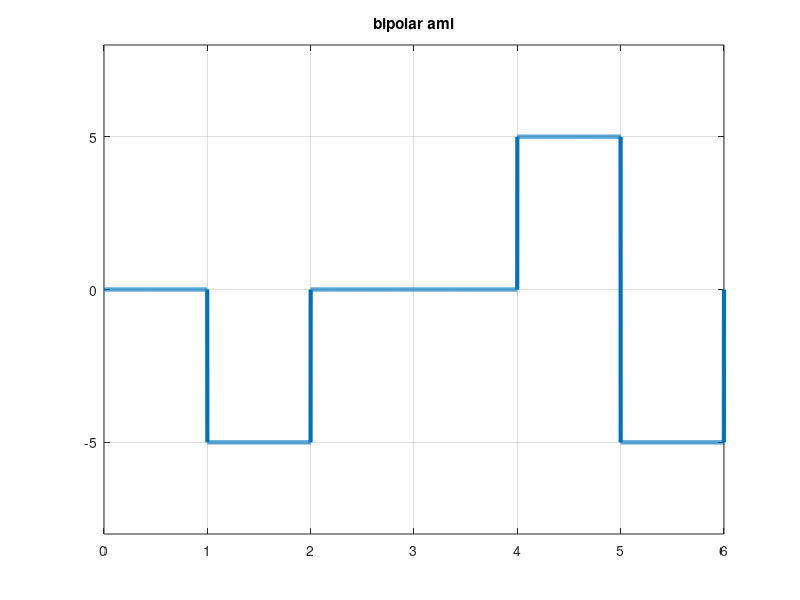

Reproduce this figure in MATLAB.
clc
clear all
close all

bits=[0 1 0 0 1 1];
%bits=input('enter bit stream');
sampleRate=1000;
bitRate=1;

bitLength= length(bits);
totalTime = bitLength/bitRate;

totalSample= sampleRate*bitLength;

sampleTime = totalTime/totalSample;

time = 0:sampleTime:totalTime;

timeLength= length(time)
voltage=5;

lastbit=1*voltage;
%modulation
x = zeros(1,timeLength);

for i=1:bitLength
    if bits(i)== 1
        x((i-1)*sampleRate+1:i*sampleRate) = -lastbit;
        lastbit= -lastbit;
    end
end
disp(length(x))
%disp(x);
plot(time,x,'Linewidth',3)
title('bipolar ami');
yticks([-voltage 0 voltage]);
axis([0 totalTime -voltage-3 voltage+3])
grid on;

%demodulation

checker=0;
lastbit=1*voltage;
result = zeros(1,bitLength);
for i=1:timeLength
    if time(i)> checker
        checker= checker+1;
        
        if (x(i) == lastbit) || (x(i) == -lastbit)
            result(checker)= 1;
            lastbit=-lastbit;
        end
    end
    
end

disp('Decoding')
disp(result)



